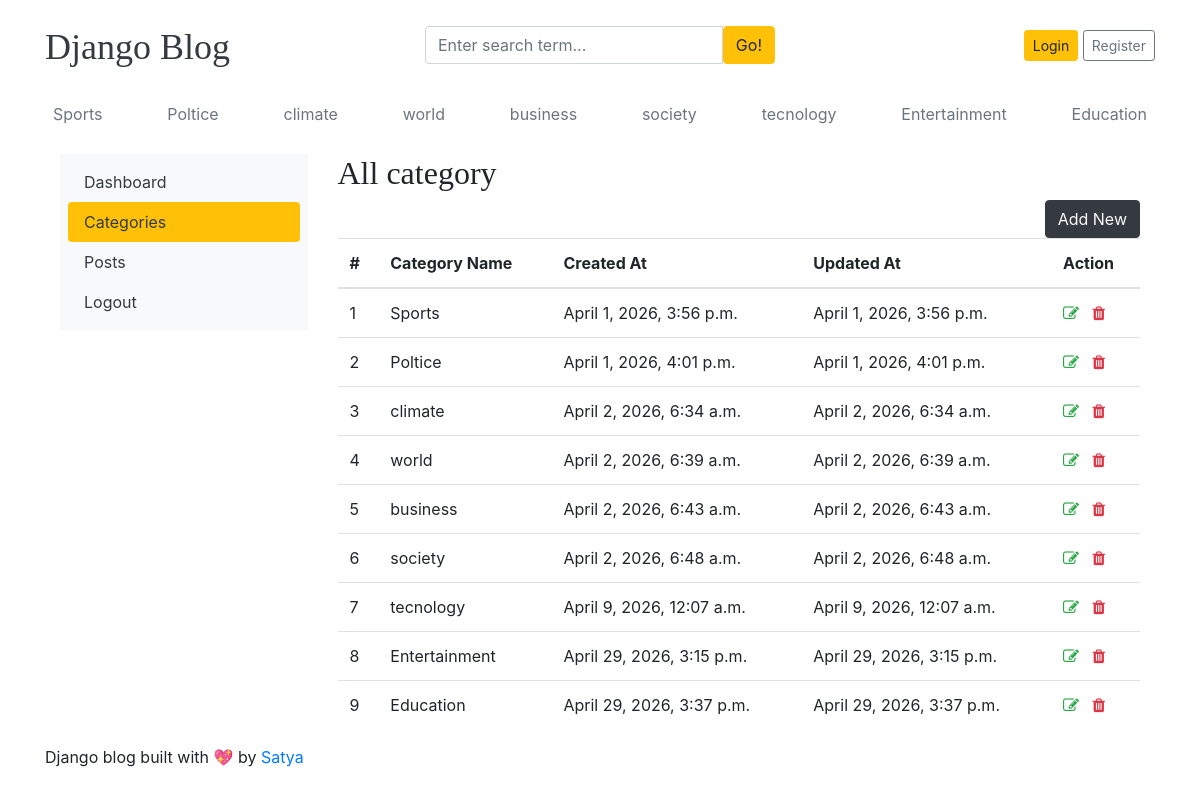
/dashboard/categories/, run on the app's committed database.
### blogs/models.py (models this page shows)
class Category(models.Model):
    category_name = models.CharField(max_length=50, unique=True)
    created_at = models.DateTimeField(auto_now_add=True)
    updated_at = models.DateTimeField(auto_now=True)
    class Meta:
        verbose_name_plural = 'categories'
    def __str__(self):
        return self.category_name

### dashboards/views.py (the view)
# urls.py: path('categories/',views.categories, name='categories'),
def categories(request):
    return render(request,'dashboard/categories.html')

### blogs/context_processors.py (called while the page is built)
def get_categories(request):
    categories = Category.objects.all()
    return dict(categories=categories)

def get_social_links(request):
    social_links = SocialLink.objects.all()
    return dict(social_links=social_links)

### templates/dashboard/categories.html (shortened to what this page needs)
{% extends "base.html" %}
{%block content %}
<div class="row">
 {% include 'dashboard/sidebar.html'%}
     <div class="col-md-9">
        <h2>All category</h2>
        <a href="{% url 'add_category' %}" class="btn btn-dark text-light float-right"> Add New</a>
        <table class="table table-hover">
  <thead>
    <tr>
      <th >#</th>
      <th >Category Name</th>
      <th >Created At</th>
      <th > Updated At</th>
      <th> Action </th>
    </tr>
  </thead>
  <tbody>
    {%for cat in categories%}
    <tr>
      <td >{{forloop.counter}}</td>
      <td>{{cat}}</td>
      <td>{{cat.created_at}}</td>
      <td>{{cat.updated_at}}</td>
      <td>
          <a href="{% url 'edit_category' cat.id%}"><i class="fa fa-edit text-success"></i></a>
         <a href="{% url 'delete_category' cat.id%}"> <i class="fa fa-trash text-danger"></i></a>
      </td>
    </tr>
    {% endfor %}
  </tbody>
</table>
     </div>
 </div>
{% endblock %}

### templates/base.html (shortened to what this page needs)
{% load static %}
<!DOCTYPE html>
<html lang="en">
<head>
    <link href="https://getbootstrap.com/docs/4.0/dist/css/bootstrap.min.css" rel="stylesheet">
    <link href="{% static 'css/blog.css' %}" rel="stylesheet">
    <link rel="stylesheet" href="https://cdnjs.cloudflare.com/ajax/libs/font-awesome/4.7.0/css/font-awesome.min.css">
  </head>
<body>
    <div class="container">
      <header class="blog-header py-3">
        <div class="row flex-nowrap justify-content-between align-items-center">
          <div class="col-4 pt-1">
            <a class="blog-header-logo text-dark" href="/">Django Blog</a>
          </div>
          <div class="col-4">
            <form action="{% url 'search' %}" method="GET">
              <div class="input-group">
                <input class="form-control" type="text" name="keyword" value="{{ keyword }}" placeholder="Enter search term..." aria-label="Enter search term..." aria-describedby="button-search" />
                <button type="submit" class="btn btn-warning" id="button-search" type="button">Go!</button>
            </div>
            </form>
          </div>
          <div class="col-4 d-flex justify-content-end align-items-center">
            {% if not user.is_authenticated %}
            <a class="btn btn-sm btn-warning" href="{% url 'login' %}">Login</a> &nbsp;
            <a class="btn btn-sm btn-outline-secondary" href="{% url 'register' %}">Register</a>
            {% else %}
            <span><a href="{% url 'dashboard' %}">Dashboard</a></span>
            &emsp;
            <span><a href="{% url 'logout' %}">Logout</a></span>
            {% endif %}
          </div>
        </div>
      </header>
      <div class="nav-scroller py-1 mb-2">
        <nav class="nav d-flex justify-content-between">
          {% for cat in categories %}
          <a class="p-2 text-muted" href="{% url 'posts_by_category' cat.id %}">{{ cat.category_name }}</a>
          {% endfor %}
        </nav>
      </div>
<div class="container mt-3">
    {% block content %}
    {% endblock %}
</div>
<footer class="blog-footer">
    <p>Django blog built with 💖 by <a href="#">Satya</a></p>
  </footer>
  </body>
  </html>

### static/css/blog.css (style rules this page uses)
.blog-header-logo { font-family: "Playfair Display", Georgia, "Times New Roman", serif; font-size: 2.25rem; }
h1, h2, h3, h4, h5, h6 { font-family: "Playfair Display", Georgia, "Times New Roman", serif; }

### data on the page
Category: category_name "Sports", created_at "April 1, 2026, 3:56 p.m.", updated_at "April 1, 2026, 3:56 p.m."
Category: category_name "Poltice", created_at "April 1, 2026, 4:01 p.m.", updated_at "April 1, 2026, 4:01 p.m."
Category: category_name "climate", created_at "April 2, 2026, 6:34 a.m.", updated_at "April 2, 2026, 6:34 a.m."
Category: category_name "world", created_at "April 2, 2026, 6:39 a.m.", updated_at "April 2, 2026, 6:39 a.m."
Category: category_name "business", created_at "April 2, 2026, 6:43 a.m.", updated_at "April 2, 2026, 6:43 a.m."
Category: category_name "society", created_at "April 2, 2026, 6:48 a.m.", updated_at "April 2, 2026, 6:48 a.m."
Category: category_name "tecnology", created_at "April 9, 2026, 12:07 a.m.", updated_at "April 9, 2026, 12:07 a.m."
Category: category_name "Entertainment", created_at "April 29, 2026, 3:15 p.m.", updated_at "April 29, 2026, 3:15 p.m."
Category: category_name "Education", created_at "April 29, 2026, 3:37 p.m.", updated_at "April 29, 2026, 3:37 p.m."
